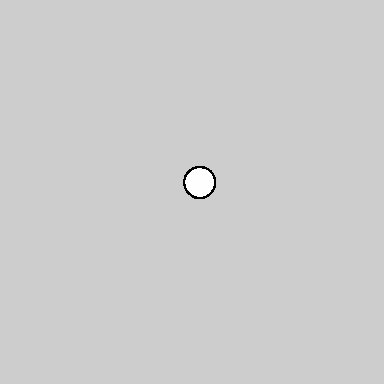
#> input picture data_files/map1.pgm, 384 x 384 px
$ python entropy_map.py
#> lines starting #> are read from the running program, lines starting #| are printed output that depends on the picture
import numpy as np
import matplotlib.pyplot as plt
import matplotlib.image as mpimg
import scipy.spatial as scispa
from scipy.spatial import ConvexHull
import matplotlib.patches as mpatches
import matplotlib.path as mpath
import matplotlib_latex_bridge as mlb
import matplotlib
import math

mlb.setup_page(textwidth=6.97522, columnwidth=3.36305, fontsize=11)
#> (this line was passed over: matplotlib_latex_bridge is not available in this run)


def create_voronoid(transition_path="data_files/transitions.txt"):
	"""
	Plots the voronoi structure of the environment fill with the maximal entropy of each state, saved in
	"transition_path".
	"""
#> called with transition_path = 'data_files/transitions.txt'
	# coordinates of the centre of all the states
	states_ = [(0.00320002, 0.0059351), (0.310727, 0.0241474), (0.593997, 0.152759), (0.724483, -0.118826),
			   (0.956215, 0.0761724), (-0.0546479, 0.308712), (-0.359653, 0.3537), (-0.465333, 0.651306),
			   (-0.636187, 0.920479), (-0.325808, 0.96138), (-0.0262775, 0.936864), (-0.12853, 0.608485),
			   (0.275655, 0.947168), (0.164439, 1.22664), (-0.588397, 1.21822), (-0.779392, 0.652651),
			   (-0.669064, 0.253532), (-0.863761, 0.0191329), (-0.924563, -0.277856), (-1.08771, 0.22059),
			   (-1.23553, 0.490936), (-1.09893, 0.758705), (-0.293732, 1.30145), (0.208853, 0.454286),
			   (0.522142, 0.755471), (0.69987, 0.513679), (-0.0588719, -0.289781), (0.0889117, -0.583929),
			   (-0.120961, -0.804133), (-0.939397, 1.014), (0.367168, -0.274708), (-0.329299, -0.156936),
			   (0.39444, -0.660872), (-0.539525, -0.381784), (-1.22956, -0.263396), (-0.504464, -0.834182)]

	p = 60  # number of states that could potentially have been found during the simulation (we set it higher than 36
	# just to be sure)

	x_states = []
	y_states = []
	for x, y in states_:
		x_states.append(x)
		y_states.append(y)

	# load the transition matrix by using the transition file
	'''
	The transition matrix M has 3 dimensions, with shape (number_of_states,number_of_actions,number_of_states),
	such as M[state0,a,state1] contains the probability that the robot ended in state1 when performing action a in
	state0.
	'''
	M = np.zeros((p, 8, p))
	with open(transition_path) as transitions_file:
#> (reads data_files/transitions.txt from the repository)
		for k, line in enumerate(transitions_file):
			line = line.strip()
			l_split = line.split(",")
			if len(l_split) < 4:
				continue
			s0 = int(l_split[0])
			a = int(l_split[1])
			s1 = int(l_split[2])
			m = float(l_split[3])
			M[s0, a, s1] = m

	M = M[0:36, :, 0:36]  # restricitng the matrix to the known states

	# transforming the number of transitions into probabilities
	for s in range(36):
		for a in range(8) :
			somme = np.sum(M[s,a,:])
			if somme != 0:
				M[s,a,:]=M[s,a,:]/somme

	# entropy map
	def entropy (list_proba,b) :
		n=len(list_proba)
		ent=0
		for k in range (n) :
			if list_proba[k]!=0 :
				ent-=list_proba[k]*np.log(list_proba[k])/np.log(b)
		return (ent)

	entropies=np.zeros((36,8))
	for s in range(36):
		for a in range (8):
			entropies[s, a] = entropy(M[s, a, :], 2)  # base 2

	max_entropies = np.max(entropies, axis=1)

	centre_states = np.array(states_)

	# add 4 distant dummy points
	centre_states = np.append(centre_states, [[999,999], [-999,999], [999,-999], [-999,-999]], axis = 0)

	# compute Vornoi
	vor = scispa.Voronoi(centre_states)
	scispa.voronoi_plot_2d(vor, show_vertices=False, show_points=False)

	# same scale of the entropy map (which has a larger range of values) of the other experiment of the paper (Sect. 4)
	# to which we want to compare this entropy map
	min_entropy = 0.8708644692353644
	max_entropy = 2.2348858145753727
	normalizer = matplotlib.colors.Normalize(vmin=min_entropy, vmax=max_entropy)

	# plot the Voronoi, filled with normalized maximal entropy values
	for r in range(len(vor.point_region)):
		region = vor.regions[vor.point_region[r]]
		if not -1 in region:
			polygon = [vor.vertices[i] for i in region]
			plt.fill(*zip(*polygon), color=plt.cm.hot(normalizer(max_entropies[r])), zorder=0)

	# plot the centre of the states and their labels
	plot_states = np.array(states_)
	plt.scatter(plot_states[35, 0], plot_states[35, 1], c="green", label="initial state")
	plt.scatter(plot_states[22, 0], plot_states[22, 1], c="purple",  label="first reward state")
	plt.scatter(plot_states[4, 0], plot_states[4, 1], c="orange",  label="second reward state")

	index_state = []
	for i in range(0, 36):
		if i != 4 and i != 22 and i != 35:
			index_state.append(i)
	plt.scatter(plot_states[index_state, 0], plot_states[index_state, 1], c="grey", label="states", linewidths=0.1)

	for el in range(0, 36):
		text_color="black"
		if normalizer(max_entropies[el]) < 0.5:
			text_color="white"
		plt.text(x=plot_states[el, 0] + 0.05, y= plot_states[el, 1], s=el, color=text_color)

	# [7 lines of commented-out code are left out]


def mask_outside_polygon(poly_verts, ax=None):
	"""
	Plots a mask on the specified axis ("ax", defaults to plt.gca()) such that
	all areas outside of the polygon specified by "poly_verts" are masked.

	"poly_verts" must be a list of tuples of the verticies in the polygon in
	counter-clockwise order.

	Returns the matplotlib.patches.PathPatch instance plotted on the figure.
	"""
	if ax is None:
		ax = plt.gca()

	# Get current plot limits
	xlim = ax.get_xlim()
	ylim = ax.get_ylim()

	# Verticies of the plot boundaries in clockwise order
	bound_verts = [(xlim[0], ylim[0]), (xlim[0], ylim[1]), (xlim[1], ylim[1]), (xlim[1], ylim[0]), (xlim[0], ylim[0])]

	# A series of codes (1 and 2) to tell matplotlib whether to draw a line or
	# move the "pen" (So that there's no connecting line)
	bound_codes = [mpath.Path.MOVETO] + (len(bound_verts) - 1) * [mpath.Path.LINETO]
	poly_codes = [mpath.Path.MOVETO] + (len(poly_verts) - 1) * [mpath.Path.LINETO]

	# Plot the masking patch
	path = mpath.Path(bound_verts + poly_verts, bound_codes + poly_codes)
	patch = mpatches.PathPatch(path, facecolor='white', edgecolor='none', zorder=2)
	patch = ax.add_patch(patch)

	# Reset the plot limits to their original extents
	ax.set_xlim(xlim)
	ax.set_ylim(ylim)

	return patch


def create_map(map_path="data_files/map1.pgm", scale=1.0, offset=np.zeros(2)):
	"""
	Plots the map of the environment, given the contour "map_path" .pgm, the "scale" and the "offset", on "ax" axes.
	"""
#> called with map_path = 'data_files/map1.pgm', scale = 0.08, offset = array of shape (2,)
	img = mpimg.imread(map_path)
#> img is the input picture: shape (384, 384); min 0, max 254, mean 204.9

	# get list of coordinates for the border
	coords = []
	h, w = img.shape
#> h = 384; w = 384
	for i in range(h):
		for j in range(w):
			if img[i,j] == 0:
				coords.append((i*scale, j*scale))
	coords = np.array(coords)

	# center data and adjust offset
	coords[:, 0] -= np.mean(coords[:, 0])
	coords[:, 1] -= np.mean(coords[:, 1])
	coords = coords + offset

	# compute the contourn
	hull = ConvexHull(coords)
	hull_points_x = [coords[v, 0] for v in hull.vertices]
	hull_points_x.append(coords[hull.vertices[0], 0])
	hull_points_y = [coords[v, 1] for v in hull.vertices]
	hull_points_y.append(coords[hull.vertices[0], 1])

	# draw contour and white patch outside
	hull_points = list(zip(hull_points_x, hull_points_y))
	mask_outside_polygon(hull_points)
	plt.plot(hull_points_x, hull_points_y, 'k-')
	plt.axis("equal")
	plt.axis("off")


def main():
	# plot map
	mlb.figure_textwidth(0.45)
	create_voronoid()
	create_map(scale=0.08, offset=np.array([-0.2, 0.2]))

	# fix range of plot
	plt.xlim(- 2, 1.5)
	plt.ylim(- 1.5, 2)

	# plot title
	# plt.title("Map of the maximum entropies (among all actions) of all states")

	plt.show()
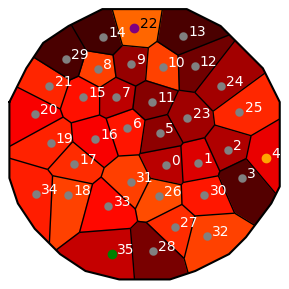
#> figure drawn by matplotlib, 1 panel


if __name__ == '__main__':
	main()
